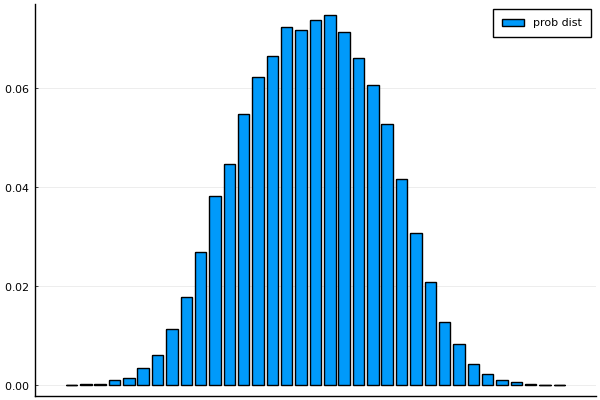

Generate this figure with Julia:
# plot probability distribution of sensor data
module ProbDist
    using DataFrames, CSV, Plots, FreqTables, NamedArrays
    pyplot()

    function main()
        data_path = joinpath(split(@__FILE__, "src")[1], "data/sensor_data_200.txt")
        df_200_mm = CSV.read(data_path, DataFrame, 
                             header=["date", "time", "ir", "lidar"],
                             delim=' ')
        
        tbl = freqtable(df_200_mm.lidar)
        freqs = [value for(name, value) in enumerate(tbl)]
        observs = [Int(obsv) for obsv in names(tbl, 1)]
        probs = freqs ./ length(df_200_mm.lidar)

        println("FreqTable: $(tbl)")
        println("Frequency: $(freqs)")
        println("Observations: $(observs)")
        println("Probability: $(probs)")

        bar(probs, xticks=observs, label="prob dist")

        save_path = joinpath(split(@__FILE__, "src")[1], "img/prob_dist.png")
        savefig(save_path)
    end
end